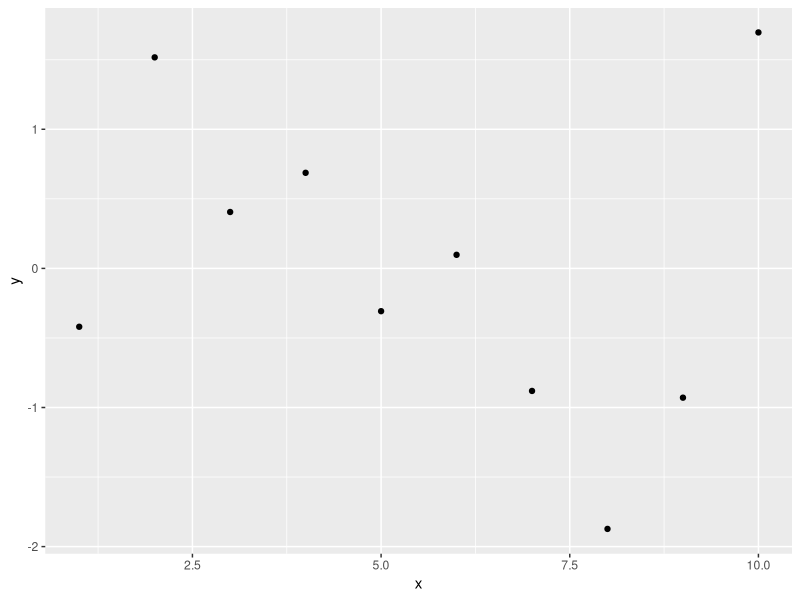

Write the R code that produced this figure.
## ---- chunk 1
library(ggplot2)
df = data.frame(y = rnorm(n = 10),x = 1:10)
ggplot(df) +
  geom_point(aes(x = x, y =y))
## ---- chunk 2
knitr::kable(
  head(iris, 20), caption = 'Here is a nice table!',
  booktabs = TRUE
)
